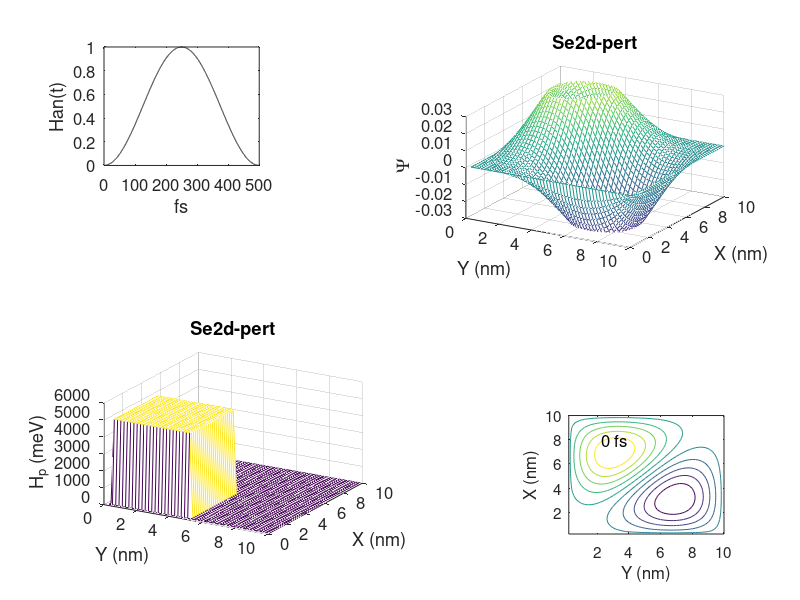

The MATLAB source for this figure:
% Se2d_pert.m.  Adds a perturbation gradually using a Hanning window.

clear all

NN = 50;              % Number of points in the problem space.
MM = 50;
hbar = 1.054e-34;     % Plank's constant
melec = 9.1e-31;      % Mass of an electron
eV2J = 1.6e-19;       % Energy conversion factors
J2eV = 1/eV2J;

del_x = 2e-10;        % The cells size
dt = .05e-15;           % Time steps 
ra = (0.5*hbar/melec)*(dt/del_x^2) % ra must be < .1
DX = del_x*1e9;       % Cell size in nm.
XX = (DX:DX:DX*NN);   % Length in nm for plotting
YY = (DX:DX:DX*MM);   % Length in nm for plotting

NC = NN/2;            % Starting position of the pulse
MC = NN/2;

%  --- Hanning Window

han = zeros(1,3e4);
del_T = dt*1e15;
Time = (0:del_T:del_T*(3e4-1));
for n=1:10000
   han(n) = 0.5*(1-cos(2*pi*n/9999)) ;
   %han(n) = exp(-0.5*((n-5000)/1500)^2);
end

% --- Add the purturbing potential

V = zeros(NN,MM);
Vp = input('Vpert (eV)  -->');

for n=2:NC
   for m=2:MC
      V(n,m) = Vp;
   end 
end

subplot(2,2,3)
mesh(YY,XX,1e3*V)
view(30,30)
axis( [ 0 DX*MM 0 DX*NN 0. 1.2e3*Vp ])
xlabel('Y (nm)')
ylabel('X (nm)')
zlabel('H_p (meV)')
title('Se2d-pert')
set(gca,'fontsize',12)

subplot(3,3,1)
plot(Time,han,'k')
axis( [ 0 500 0 1 ])
xlabel('fs')
ylabel('Han(t)')
set(gca,'fontsize',12)

%---- Input -----

prl = zeros(NN,MM);
pim = zeros(NN,MM);
ptot = 0.;
for n=2:NN-1
   for m=2:MM-1
      %prl(n,m) = sin(pi*n/NN)*sin(2*pi*m/MM);
      prl(n,m) =  sin(pi*n/NN)*sin(2*pi*m/MM) - sin(2*pi*n/NN)*sin(1*pi*m/MM);  % The Good state
      pim(n,m) = 0.;
      ptot = ptot + pim(n,m)^2 + prl(n,m)^2;
   end 
end
ptot

ptot1 = 0.;
for n=1:NN
   for m=1:MM
      prl(n,m) = prl(n,m)/sqrt(ptot);
      pim(n,m) = pim(n,m)/sqrt(ptot);
      ptot1 = ptot1 + prl(n,m)^2 + pim(n,m)^2;
   end 
end
ptot1

%saveas(gcf,'pert.png')      % This saves the picture to a file

T = 0;
n_step = 1;

%while n_step > 0
n_step = input('How many time steps  -->');

% -----------This is the core FDTD program -------------
for iT=1:n_step

   T = T + 1;

   for m=2:MM-1
      for n=2:NN-1
         prl(n,m) = prl(n,m) - ra*(-4*pim(n,m) + pim(n,m-1) + pim(n,m+1)  ...
                  + pim(n-1,m) + pim(n+1,m) ) ...
                  + han(T)*(dt/hbar)*eV2J*V(n,m)*pim(n,m);
      end 
   end 

   for m=2:MM-1
      for n=2:NN-1
         pim(n,m) = pim(n,m) + ra*(-4*prl(n,m) + prl(n,m-1)  + prl(n,m+1)  ...
                    + prl(n-1,m)  + prl(n+1,m) ) ... 
                    - han(T)*(dt/hbar)*eV2J*V(n,m)*prl(n,m);
      end
   end

end
T
han(T)
% ------------------------

% Check normalization
ptot = 0.;
for m=1:MM
   for n=1:NN
      psi(n,m) = prl(n,m) + i*pim(n,m);
      ptot = ptot +  prl(n,m)^2 + pim(n,m)^2;
   end
end
ptot 

% Calculate the expected values
ke = 0. + j*0.;
pe = 0.;
for m=2:MM-1
   for n=2:NN-1
      lap_p = psi(n+1,m) - 4*psi(n,m) + psi(n-1,m) + psi(n,m-1) + psi(n,m+1);
      ke = ke + lap_p*psi(n,m)';
      pe = pe + han(T)*V(n,m)*psi(n,m)*psi(n,m)';
   end
end
KE = -J2eV*((hbar/del_x)^2/(2*melec))*real(ke);

subplot(2,2,2)
mesh(YY,XX,prl) 
view(30,30)
axis( [ 0 DX*MM 0 DX*NN -.03 .03 ])
% TT = text(0,0,.05,sprintf('%4.0f fs',T*dt*1e15));
% set(TT,'fontsize',12)
%TT = text(0,0,.07,sprintf('KE = %5.2f meV  PE = %5.2f meV',1e3*KE,1e3*pe));
%set(TT,'fontsize',12)
TT = zlabel('Y')
set(TT,'FontName','symbol')
set(TT,'FontName','symbol')
set(gca,'fontsize',12)
xlabel('Y (nm)')
ylabel('X (nm)')
title('Se2d-pert')

subplot(3,3,9)
contour(YY,XX,prl)
TT = text(1.5,8,sprintf('%4.0f fs',T*dt*1e15));
set(TT,'fontsize',12)
xlabel('Y (nm)')
ylabel('X (nm)')
set(gca,'fontsize',11)

%saveas(gcf,'pert.png')      % This saves the picture to a file

%end % while nstep
